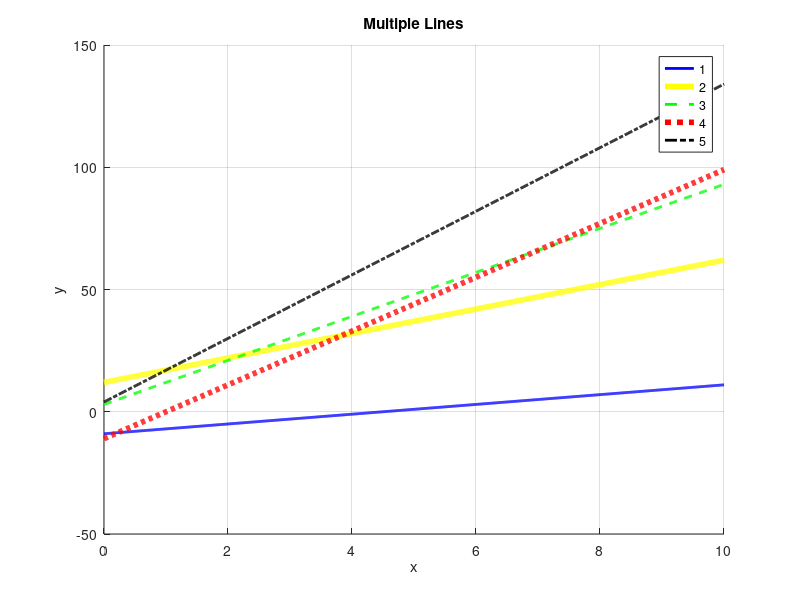

Source code (MATLAB):
#!/usr/bin/octave -q

% lineplots.m
% Date  : 12 August 2017
% Author: Ankit Pati

hold on;
grid on;

title('Multiple Lines');
xlabel('x');
ylabel('y');

x = 0 : 0.01 : 10;

plot(x,  2 .* x -  9, 'color', 'blue'  , 'linewidth', 2, 'linestyle', '-' ,
                                                            'DisplayName', '1');

plot(x,  5 .* x + 12, 'color', 'yellow', 'linewidth', 4, 'linestyle', '-' ,
                                                            'DisplayName', '2');

plot(x,  9 .* x +  3, 'color', 'green' , 'linewidth', 2, 'linestyle', '--',
                                                            'DisplayName', '3');

plot(x, 11 .* x - 11, 'color', 'red'   , 'linewidth', 4, 'linestyle', ':' ,
                                                            'DisplayName', '4');

plot(x, 13 .* x +  4, 'color', 'black' , 'linewidth', 2, 'linestyle', '-.',
                                                            'DisplayName', '5');

legend('show');

drawnow();
input("Press enter key to terminate...");

% end of lineplots.m
